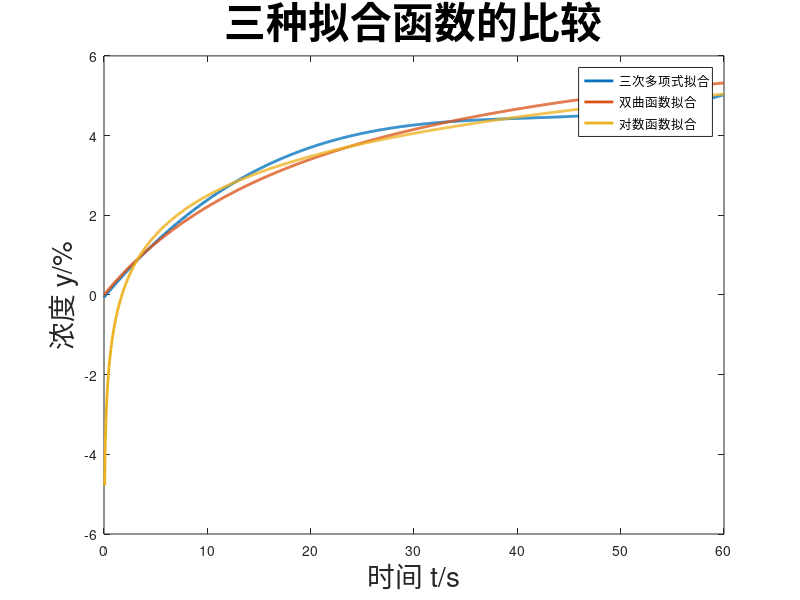

This chart was generated by the following MATLAB code:
% 拟合函数为 y=a0+a1*t+a2*t^2+a3*t^3
%  设 x=[a0
%       a1
%       a2
%       a3]


%输入数据
%t为数据的横坐标 y为数据的纵坐标

t=5:5:55;
y=[1.27
    2.16
    3.86
    3.44
    3.87
    4.15
    4.37
    4.51
    4.58
    4.62
    4.64];
%矩阵运算 A*x=y
%主要运算 Vandermonde 矩阵 
A=fliplr(vander(t));
B=A(:,1:4);
x=(B.'*B)^(-1)*B.'*y
% 插值运算，拟合曲线
R=fliplr(vander(linspace(0,60,1000)));
M=R(:,1:4)*x;
plot(linspace(0,60,1000),M,'linewidth',2)
hold on

% 拟合函数为 1/y=b+k*(1/t)
%   其中 x=[k
%           b]

% 对函数的变量进行换元

T=reshape(1./t,11,1);
Y=1./y;
S=[T,ones(11,1)];

% 得出计算结果
x=(S.'*S)^(-1)*S.'*Y

% 进行函数插值，拟合曲线
M=[1./(reshape(linspace(0,60,1000),1000,1)),ones(1000,1)];
N=M*x;

% 画出函数图像
plot(linspace(0,60,1000),1./N,'linewidth',2)

hold on

% 拟合函数为 y=b+k*ln(x)
%   其中 x=[k
%           b]


% 对函数的变量进行换元

T=reshape(log(t),11,1);
S=[T,ones(11,1)];

% 得出计算结果
x=(S.'*S)^(-1)*S.'*y

% 进行函数插值，拟合曲线
M=[log(reshape(linspace(0,60,1000),1000,1)),ones(1000,1)];
N=M*x;

% 画出函数图像
plot(linspace(0,60,1000),N,'linewidth',2)
legend('三次多项式拟合','双曲函数拟合','对数函数拟合')
xlabel('时间 t/s','FontSize',20)
ylabel('浓度 y/%','FontSize',20)
title('三种拟合函数的比较','FontSize',30)
